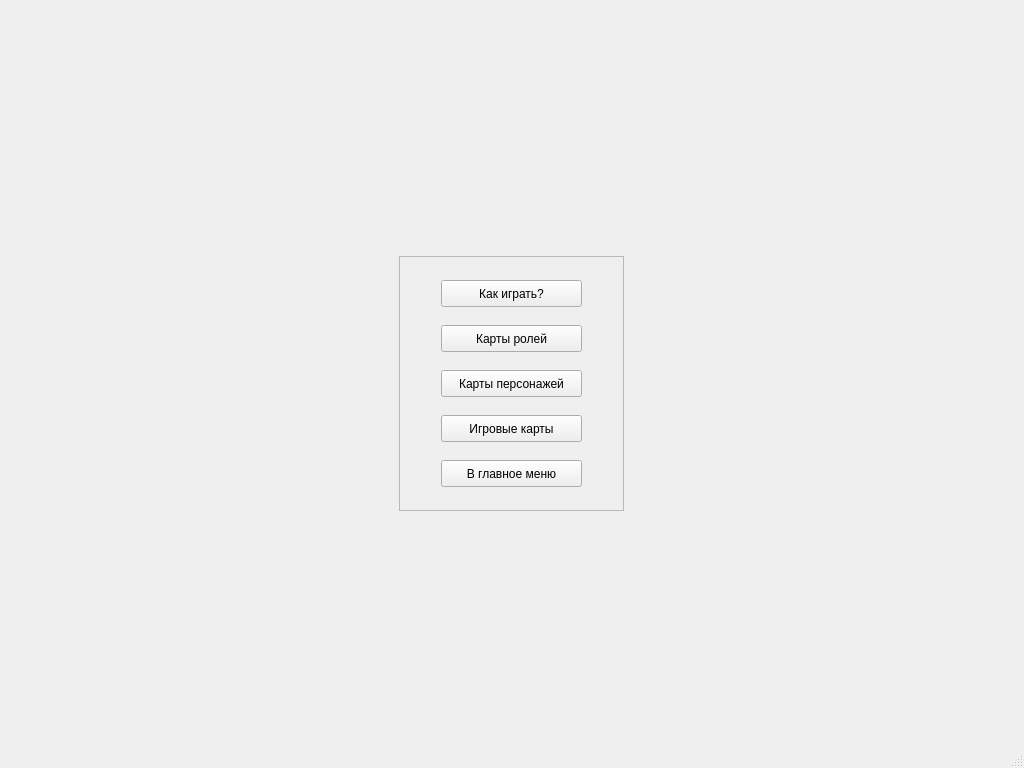
<?xml version="1.0" encoding="UTF-8"?>
<ui version="4.0">
 <class>BanglopediaWindow</class>
 <widget class="QMainWindow" name="BanglopediaWindow">
  <property name="geometry">
   <rect>
    <x>0</x>
    <y>0</y>
    <width>1024</width>
    <height>768</height>
   </rect>
  </property>
  <property name="windowTitle">
   <string>Бэнглопедия</string>
  </property>
  <widget class="QWidget" name="centralwidget">
   <widget class="QFrame" name="frame">
    <property name="geometry">
     <rect>
      <x>399</x>
      <y>256</y>
      <width>225</width>
      <height>255</height>
     </rect>
    </property>
    <property name="frameShape">
     <enum>QFrame::StyledPanel</enum>
    </property>
    <property name="frameShadow">
     <enum>QFrame::Plain</enum>
    </property>
    <property name="lineWidth">
     <number>5</number>
    </property>
    <property name="midLineWidth">
     <number>5</number>
    </property>
   </widget>
   <widget class="QPushButton" name="buttonHowToPlay">
    <property name="geometry">
     <rect>
      <x>441</x>
      <y>280</y>
      <width>141</width>
      <height>27</height>
     </rect>
    </property>
    <property name="text">
     <string>Как играть?</string>
    </property>
   </widget>
   <widget class="QPushButton" name="buttonRolesCards">
    <property name="geometry">
     <rect>
      <x>441</x>
      <y>325</y>
      <width>141</width>
      <height>27</height>
     </rect>
    </property>
    <property name="text">
     <string>Карты ролей</string>
    </property>
   </widget>
   <widget class="QPushButton" name="buttonCharactersCards">
    <property name="geometry">
     <rect>
      <x>441</x>
      <y>370</y>
      <width>141</width>
      <height>27</height>
     </rect>
    </property>
    <property name="text">
     <string>Карты персонажей</string>
    </property>
   </widget>
   <widget class="QPushButton" name="buttonGameCards">
    <property name="geometry">
     <rect>
      <x>441</x>
      <y>415</y>
      <width>141</width>
      <height>27</height>
     </rect>
    </property>
    <property name="text">
     <string>Игровые карты</string>
    </property>
   </widget>
   <widget class="QPushButton" name="buttonMainMenu">
    <property name="geometry">
     <rect>
      <x>441</x>
      <y>460</y>
      <width>141</width>
      <height>27</height>
     </rect>
    </property>
    <property name="text">
     <string>В главное меню</string>
    </property>
   </widget>
  </widget>
  <widget class="QMenuBar" name="menubar">
   <property name="geometry">
    <rect>
     <x>0</x>
     <y>0</y>
     <width>1024</width>
     <height>21</height>
    </rect>
   </property>
  </widget>
  <widget class="QStatusBar" name="statusbar"/>
 </widget>
 <resources/>
 <connections/>
</ui>
